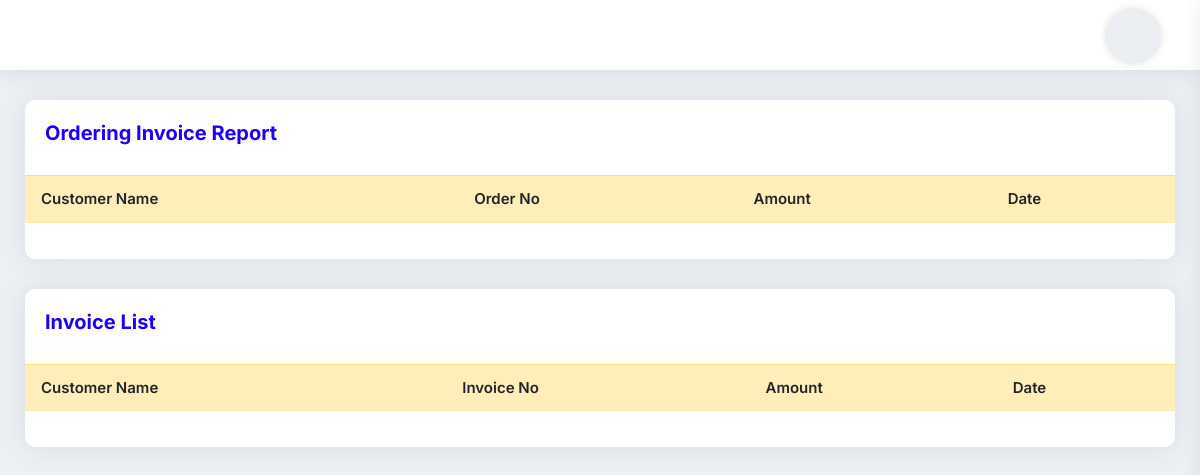
The app's page /SaleInvoiceView/ (signed in), older data.
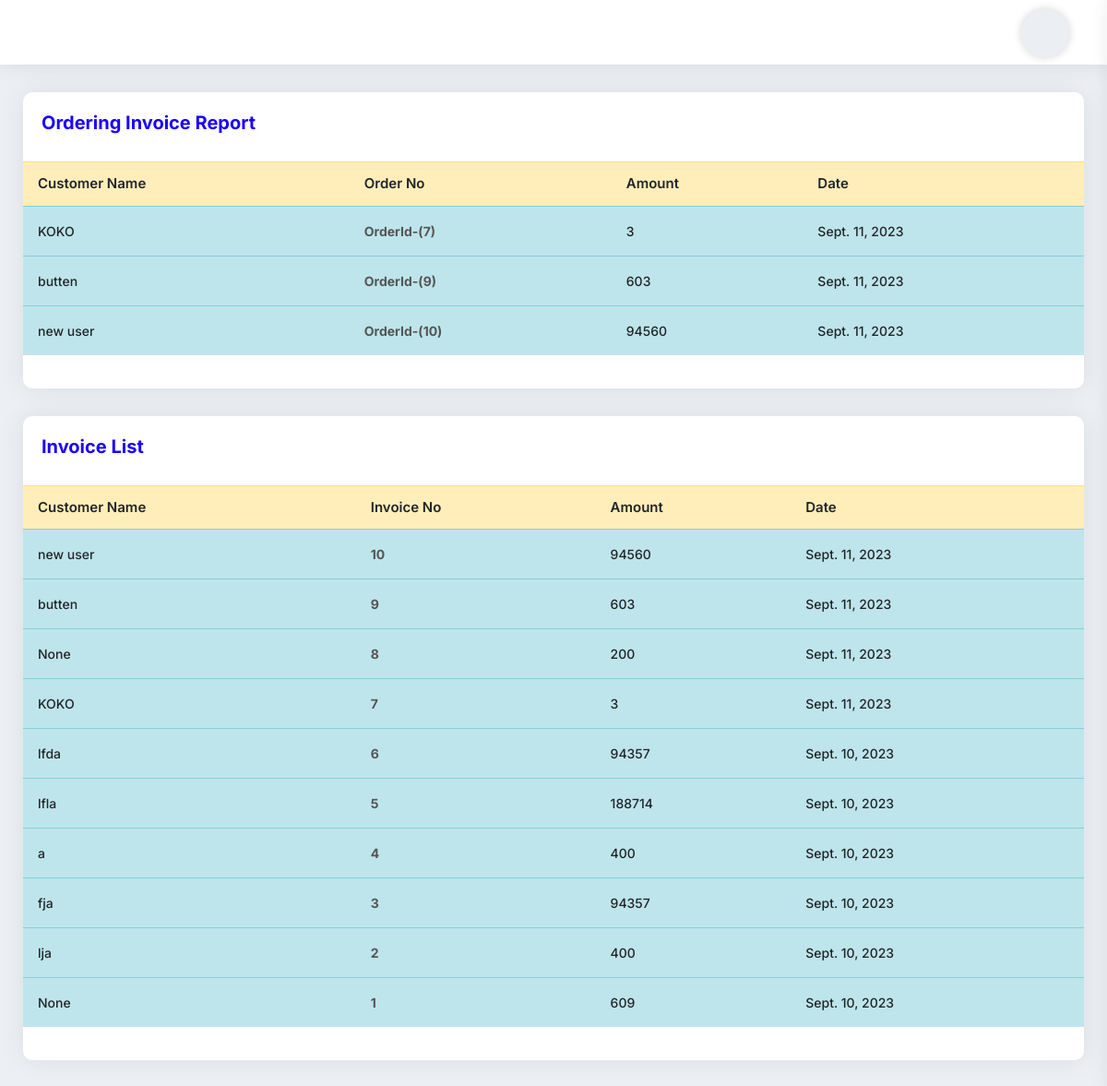
The same page, newer data.
### myapp/models.py (models this page shows, shortened)
class Order(models.Model):
    cart = models.OneToOneField(Cart, on_delete=models.CASCADE)
    ordered_by = models.CharField(max_length=255,null=True, blank=True)
    shipping_address = models.CharField(max_length=255, null=True, blank=True)
    mobile = models.CharField(max_length=255,null=True, blank=True)
    email = models.EmailField(null=True, blank=True)
    subtotal = models.PositiveIntegerField()
    discount = models.PositiveIntegerField(default=0)
    total = models.PositiveIntegerField()
    tax = models.PositiveIntegerField()
    delivery_fee = models.IntegerField(default=0)
    delivery_system = models.ForeignKey(DeliverySystem, on_delete=models.CASCADE, blank=True,null=True)
    all_total = models.PositiveIntegerField()
    all_total_delivery = models.IntegerField(default=0)
    ordered_staus = models.CharField(max_length=255, choices=STATUS, default='Cash')
    payment = models.CharField(max_length=225, choices=PAYMENT_TYPE, default='Cash')
    deli_payment = models.BooleanField(default=False)
    created_at = models.DateField(auto_now_add=True)

### myapp/views.py (the view)
# urls.py: path('SaleInvoiceView/', SaleInvoiceView.as_view(), name='SaleInvoiceView'),
class SaleInvoiceView(UserRequiredMixin,View):
    def get(self,request):
        queryset = Order.objects.all().order_by('-id')
        order_status = Order.objects.filter(ordered_staus='Ordering')
        sum = queryset.aggregate(Sum('all_total'))
        sum_amt = sum['all_total__sum']
        context = {
            'order_status': order_status,
            'saleinvoice': queryset,
            'sum_amt': sum_amt,
        }
        return render(request, 'invoicelist.html', context)

### myapp/views.py (called while the page is built)
    def dispatch(self, request, *args, **kwargs):
        if request.user.is_authenticated:
            pass
        else:
            return redirect('myapp:UserLoginView')
        return super().dispatch(request, *args, **kwargs)

### templates/invoicelist.html
{% extends 'base.html' %}
{% block content %}
					<div class="card-box mb-30">
						<div class="pd-20">
							<h4 class="text-blue h4">Ordering Invoice Report</h4>
						</div>
						<div class="pb-20">
							<table
								class="table hover multiple-select-row data-table-export nowrap"
							>
								<thead>
									<tr class="table-warning">
										<th class="table-plus datatable-nosort">Customer Name</th>
										<th>Order No</th>
										<th>Amount</th>
										<th>Date</th>
									</tr>
								</thead>
								<tbody>
									{% for p in order_status %}
									<tr class="table-info">
										<td class="table-plus">{{p.ordered_by}}</td>
										<td><a href="#"><strong>OrderId-({{p.id}})</strong></a></td>
										<td>{{p.all_total}}</td>
										<td>{{p.created_at}}</td>
									</tr>
								{% endfor %}
								</tbody>
							</table>
						</div>
					</div>
					<div class="card-box mb-30">
						<div class="pd-20">
							<h4 class="text-blue h4">Invoice List</h4>
						</div>
						<div class="pb-20">
							<table
								class="table hover multiple-select-row data-table-export nowrap"
							>
								<thead>
									<tr class="table-warning">
										<th class="table-plus datatable-nosort">Customer Name</th>
										<th>Invoice No</th>
										<th>Amount</th>
										<th>Date</th>
									</tr>
								</thead>
								<tbody>
									{% for p in saleinvoice %}
									<tr class="table-info">
										<td class="table-plus">{{p.ordered_by}}</td>
										<td><a href="#"><strong>{{p.id}}</strong></a></td>
										<td>{{p.all_total}}</td>
										<td>{{p.created_at}}</td>
									</tr>
								{% endfor %}
								</tbody>
							</table>
						</div>
					</div>
{% endblock content %}

Row changes from the older to the newer data that the page shows:
added Order: ordered_by "KOKO", id "7", all_total "3", created_at "Sept. 11, 2023"
added Order: ordered_by "butten", id "9", all_total "603", created_at "Sept. 11, 2023"
added Order: ordered_by "new user", id "10", all_total "94560", created_at "Sept. 11, 2023"
added Order: ordered_by "None", id "8", all_total "200", created_at "Sept. 11, 2023", shown under "Invoice List"
added Order: ordered_by "lfda", id "6", all_total "94357", created_at "Sept. 10, 2023", shown under "Invoice List"
added Order: ordered_by "lfla", id "5", all_total "188714", created_at "Sept. 10, 2023", shown under "Invoice List"
added Order: ordered_by "a", id "4", all_total "400", created_at "Sept. 10, 2023", shown under "Invoice List"
added Order: ordered_by "fja", id "3", all_total "94357", created_at "Sept. 10, 2023", shown under "Invoice List"
added Order: ordered_by "lja", id "2", all_total "400", created_at "Sept. 10, 2023", shown under "Invoice List"
added Order: ordered_by "None", id "1", all_total "609", created_at "Sept. 10, 2023", shown under "Invoice List"
